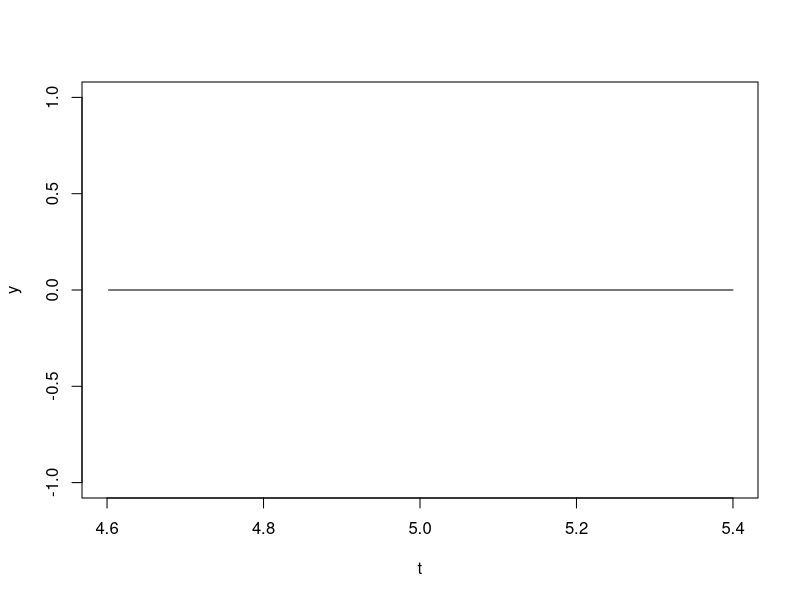

Reproduce this figure in R.
Res_Equ_Dif_derecha <- function(del1=0, yi=0){
  np = length(yi)
  yf = rep(0, np)

  y1 = yi[np]
  yf[1] = y1

  for (i in 2:np){
    y2 = y1 + del1 * yi[i-1]
    yf[i] = y2
    y1 = y2
  }
  res= yf
}

Res_Equ_Dif_derecha_tao2 <- function(vali= 0, del1=0, ta1=0, ta2=0){
  np = length(ta1)
  yf = rep(0, np)

  y1 = vali
  yf[1] = y1
  
  for (i in 2:np){
    y2 = y1 + del1 * (ta1[i-1]+ta2[i-1])
    yf[i] = y2
    y1 = y2   
  }
  res= yf
}

Res_Equ_Dif_izquierda_tao2 <- function(vali= 0, del1=0, ta1=0, ta2=0){
  np = length(ta1)
  yf = rep(0, np)

  y2 = vali
  yf[np] = y2

  for (i in (np-1):1){
    y1 = y2 - del1 * (ta1[i+1]+ta2[i+1])
    yf[i] = y1
    y2 = y1
  }
  res= yf
}

Res_Equ_Dif_izquierda <- function(del1=0, yi=0){
  np = length(yi)
  yf = rep(0, np)

  y2 = yi[1]
  yf[np] = y2

  for (i in (np-1):1){
    y1 = y2 - del1 * yi[i+1]
    yf[i] = y1
    y2 = y1
  }
  res= yf
}


procesa_drerecha2 <- function(tao1=0,tao2=0, niter=0){
  print('procesa derecha2')
  del = .001
  n = tao2 / del+1
  m = tao1 / del+1
  t = seq(0, tao1, length.out = m)
  yi = rep(1, n)

  tt = c()
  yy = yi

  ni=n-n+1
  mi=n-m+1

  for (i in 1:niter){
    to = (i-1)*tao1 + t 
    tt = c(tt, to)
    y1 = yy[mi:(mi+m)]
    y2 = yy[ni:(ni+m)]
    k = length(yy)
    yi = Res_Equ_Dif_derecha_tao2(yy[k] , del, y1, y2)
    yy = c(yy, yi)
    mi = mi+m
    ni = ni+m
  }
  ret = list(tt, yy)
}

procesa_izquierda2 <- function(tao1=0,tao2=0, niter=0, tf=0){
  print('procesa izquierda2')
  del = .001
  n = tao2 / del+1  
  m = tao1 / del+1
  mt =niter*m

  y2 = exp(tf)
  t = tf + seq(0, tao1, length.out = m)  

  yf = rep(y2, n)

  tt = c()
  yy = c(rep(0 ,mt),yf)
  nyy = length(yy)
  ni = nyy
  mi = mt+1
  cat(' mi= ',mi,' ni= ',ni, '\n')   
  yini = yy[mi]

  for (i in 1:niter){
    to = t - (i-1)*tao1 
    tt = c(to, tt)
    y1 = yy[mi:mi+m-1]
    y2 = yy[(ni-m+1):ni]
    yi = Res_Equ_Dif_izquierda_tao2(yini , del, y1, y2)
    yini = yi[1]
    yy = c(yi, yy)
    mi = mi-m
    ni = ni-m
  }
  ret = list(tt, yy)
}

procesa_izquierda <- function(tao=0, niter=0, tF=0){
  t2 = 0
  t1 = -tao
  del = .001
  ni = (t2-t1) / del

  t = seq(t1, t2, length.out = ni+1)
  yF = exp(tF)
  yi = rep(yF, ni+1)
  
  tt = c()
  yy = c()  
  
  tA = tF + t

  for (i in 1:niter){
    tt = c(tA, tt)
    tA = tA - tao
    yi = Res_Equ_Dif_izquierda(del, yi)
    yy = c(yi, yy)
  }
  ret = list(tt, yy)
}

proc_derecha = 0

if (proc_derecha == 1){
  pp = procesa_drerecha2(.4, .9, 10)
  t = pp[[1]]
  y = pp[[2]]
  nt = length(t)
  ny = length(y)

  y = y[(ny-nt+1):ny]
  plot(t, y, type='l')
} else {
  print('procesa izquierda')

  tf = 5
  pp = procesa_izquierda2(.4, .9, 2, tf)

  t = pp[[1]]
  y = pp[[2]]

  nt = length(t)
  ny = length(y)

  print(t)
  print(y)

  y = y[1:nt]

  plot(t, y, type='l')
}
